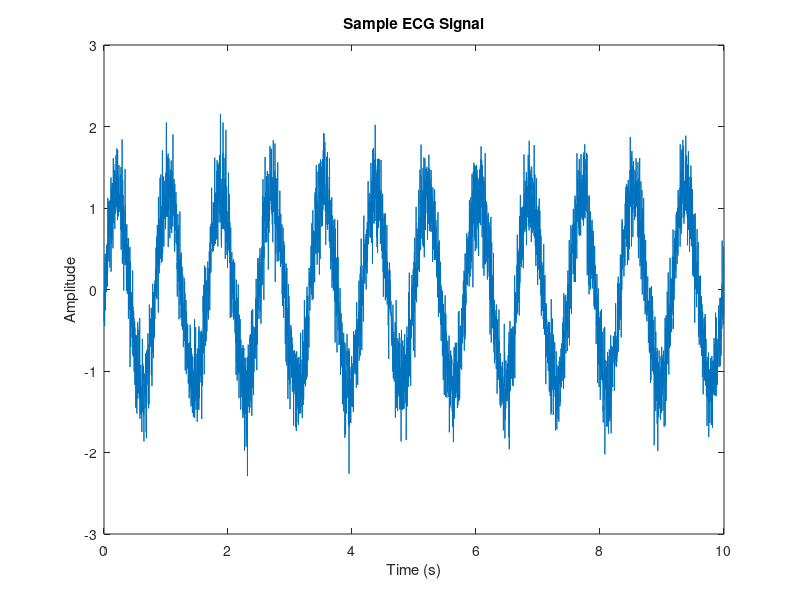

Recreate this plot in MATLAB. (Note: this script raises an error after producing the figure.)
load('sample_ecg.mat');  % veriyi yükledim

fs = double(fs);  % örnekleme frekansını double'a çevirdim, yoksa hesapta hata olabiliyor
ecg_signal = ecg;  % sinyali başka isimle kaydettim
t = (0:length(ecg)-1) / fs;  % zaman vektörü – grafikleri zamana göre çizmek için

plot(t, ecg);  % ham sinyali çiziyorum
xlabel('Time (s)');
ylabel('Amplitude');
title('Sample ECG Signal');

% filtreleme için sınırlar
low_cutoff = 0.5;  % 0.5 Hz – düşük frekanslı gürültü gitsin
high_cutoff = 40;  % 40 Hz – çok yüksek frekanslar da kesilsin
[b, a] = butter(2, [low_cutoff high_cutoff]/(fs/2), 'bandpass');  % bandpass filtresi
filtered_ecg = filtfilt(b, a, ecg_signal);  % ileri-geri filtre – faz kayması olmasın

% peak bulmak için eşik koydum – en yüksek değerin %50'si
minPeakHeight = 0.5 * max(filtered_ecg);
minPeakDistance = 0.6 * fs;  % 0.6 saniyeden yakın olanlar sayılmasın – çift saymasın

[peaks, locs] = findpeaks(filtered_ecg, 'MinPeakHeight', minPeakHeight, 'MinPeakDistance', minPeakDistance);
% locs = R-dalgalarının index'leri, peaks = değerleri

RR_intervals = diff(locs) / fs;  % iki R arası süreler (saniye cinsinden)
heart_rate = 60 ./ RR_intervals;  % her bir aralıktan kalp hızı (BPM)
average_hr = mean(heart_rate);  % ortalama nabız

fprintf('Average Heart Rate: %.2f BPM\n', average_hr);  % sonucu yazdır

% ham sinyal grafiği
figure;
plot(t, ecg_signal);
xlabel('Time (s)');
ylabel('Amplitude');
title('Raw ECG Signal');

% filtrelenmiş + R-peak'li grafik
figure;
plot(t, filtered_ecg);
hold on;
plot(t(locs), peaks, 'ro');  % tespit edilen R-dalgaları
xlabel('Time (s)');
ylabel('Amplitude');
title('Filtered ECG with R-peak Detection');
legend('ECG', 'R-peaks');

% anlık kalp hızı zamanla değişim
time_hr = t(locs(2:end));  % ilk R yok çünkü diff ile başladık
figure;
plot(time_hr, heart_rate, '-o');
xlabel('Time (s)');
ylabel('Heart Rate (BPM)');
title('Instantaneous Heart Rate');
